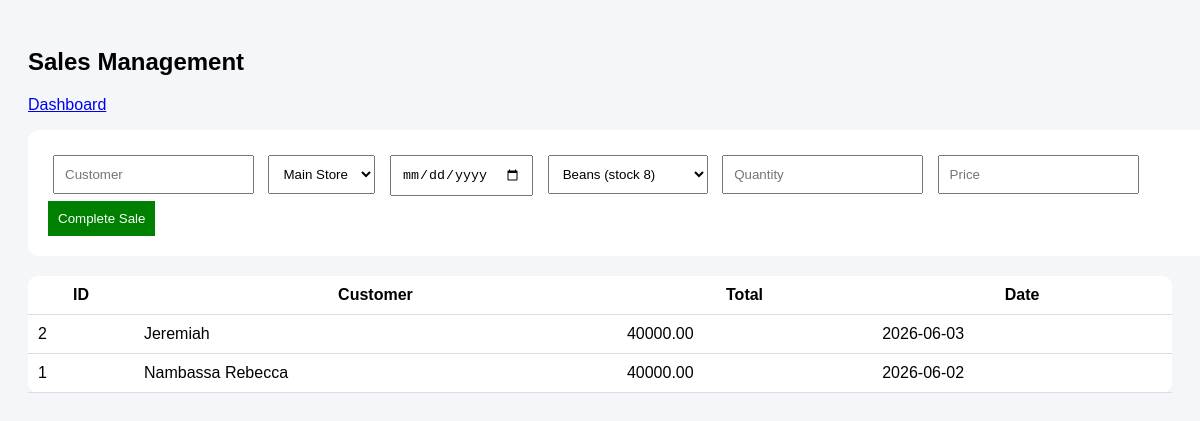
The page /Sales.php (signed in) on the database its author committed.
### tables this page shows
CREATE TABLE IF NOT EXISTS `sales` (
  `id` int NOT NULL AUTO_INCREMENT,
  `customer_name` varchar(150) DEFAULT NULL,
  `godown_id` int DEFAULT NULL,
  `sale_date` date DEFAULT NULL,
  `total_amount` decimal(10,2) DEFAULT '0.00',
  `status` enum('pending','approved','completed') DEFAULT 'pending',
  `created_by` int DEFAULT NULL,
  `created_at` timestamp NULL DEFAULT CURRENT_TIMESTAMP,
  PRIMARY KEY (`id`),
  KEY `godown_id` (`godown_id`),
  KEY `created_by` (`created_by`)
);

### Sales.php (the view, shortened to what this page needs)
<?php
$db=getDB();
$godowns=$db->query("
SELECT * FROM godowns
")->fetchAll(PDO::FETCH_ASSOC);
$products=$db->query("
SELECT * FROM products
ORDER BY product_name
")->fetchAll(PDO::FETCH_ASSOC);
$sales=$db->query("
SELECT
s.*,
g.name godown
FROM sales s
LEFT JOIN godowns g
ON s.godown_id=g.id
ORDER BY s.id DESC
")->fetchAll(PDO::FETCH_ASSOC);
?>
<!DOCTYPE html>
<html>
<head>
</head>
<body>
<h2>Sales Management</h2>
<a href="dashboard.php">Dashboard</a>
<form method="POST">
<input name="customer_name" placeholder="Customer" required>
<select name="godown_id">
<?php foreach($godowns as $g): ?>
<option value="<?=$g['id']?>">
<?=$g['name']?>
</option>
<?php endforeach; ?>
</select>
<input type="date" name="sale_date" required>
<select name="product_id">
<?php foreach($products as $p): ?>
<option value="<?=$p['id']?>">
<?=$p['product_name']?>
(stock <?=$p['quantity']?>)
</option>
<?php endforeach; ?>
</select>
<input type="number" name="quantity" placeholder="Quantity">
<input type="number" step="0.01" name="price" placeholder="Price">
<button name="save_sale">
Complete Sale
</button>
</form>
<table>
<tr>
<th>ID</th>
<th>Customer</th>
<th>Total</th>
<th>Date</th>
</tr>
<?php foreach($sales as $s): ?>
<tr>
<td><?=$s['id']?></td>
<td><?=$s['customer_name']?></td>
<td><?=$s['total_amount']?></td>
<td><?=$s['sale_date']?></td>
</tr>
<?php endforeach; ?>
</table>
</body>
</html>

### Sales.php (style rules this page uses)
body { font-family:Arial; background:#f4f6f9; padding:20px; }
form,table { background:white; padding:20px; width:100%; border-radius:10px; }
input,select { padding:10px; margin:5px; }
button { background:green; color:white; padding:10px; border:0; }
table { border-collapse:collapse; margin-top:20px; }
td,th { padding:10px; border-bottom:1px solid #ddd; }

### rows shown on the page
sales: id "2", customer_name "Jeremiah", total_amount "40000.00", sale_date "2026-06-03"
sales: id "1", customer_name "Nambassa Rebecca", total_amount "40000.00", sale_date "2026-06-02"

### other values the page prints
form field godown_id "Main Store"
form field product_id "Beans (stock 8)"
